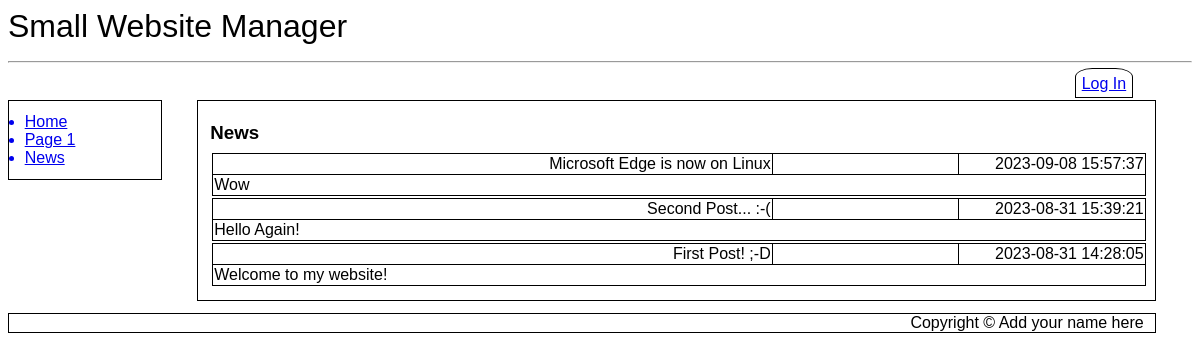
Page /news.php on the committed database.
### tables this page shows
CREATE TABLE `SubMenus` (
  `MenuID` int(11) NOT NULL,
  `LinkID` int(11) NOT NULL,
  `Page_ID` int(11) NOT NULL DEFAULT 0,
  `Menu_Entry` varchar(20) NOT NULL,
  `Title` varchar(500) NOT NULL,
  `Active` tinyint(1) NOT NULL DEFAULT 1
);

CREATE TABLE `SubMenus_Modules` (
  `SubMenu_Order` int(11) NOT NULL,
  `Module_ID` int(11) NOT NULL
);

CREATE TABLE `SubMenusData` (
  `Type` varchar(500) NOT NULL,
  `Default Menu Title` varchar(20) NOT NULL,
  `LinkData` text NOT NULL,
  `GetData` tinyint(1) NOT NULL,
  `Module_ID` int(11) NOT NULL
);

CREATE TABLE `News` (
  `ID` int(11) NOT NULL,
  `Heading` varchar(1000) NOT NULL,
  `Body` text NOT NULL,
  `Author` int(11) NOT NULL,
  `DateTime` datetime NOT NULL,
  `Last_Edited` datetime NOT NULL DEFAULT current_timestamp()
);

### news.php (the view, shortened to what this page needs)
<?php
include ("db_connect.inc");
include ("header.inc");
include ("navbar.inc");
?>
<article id='main'>
<h3>News</h3>
<?php
$query = "SELECT News.Heading,Users.User_Name,News.DateTime,News.Body FROM News LEFT JOIN Users ON News.Author=Users.ID ORDER BY News.DateTime DESC LIMIT 0,10";
$result = mysqli_query($cxn,$query) or die ("Couldn't execute query.");
while($row = mysqli_fetch_assoc($result))
{
	echo "<table class='news'>\r\n";
	echo "<tr><th class='heading'>{$row['Heading']}</th><th class='username'>{$row['User_Name']}</th><th class='datetime'>{$row['DateTime']}</th></tr>\r\n";
	echo "<tr>";
	echo	"<td colspan='3'>{$row['Body']}";
	echo	"</td>";
	echo	"</tr>\r\n";
	echo  "</table>\r\n";
}
?>
</article>
<?php
include ("footer.inc");
?>

### navbar.inc (shortened to what this page needs)
<nav id="vnav1">
<?php
$query = "SELECT Menu_Entry, Title FROM SubMenus WHERE MenuID='1' AND Active=1 ORDER BY LinkID ASC LIMIT 10";
$result = mysqli_query($cxn,$query) or die ("Couldn't execute query.");
while($row = mysqli_fetch_assoc($result))
{
	$menuEntry = $row['Menu_Entry'];
	$pageTitle = $row['Title'];
	$pageTitle = preg_replace('/ /', '_', $pageTitle);
	echo "<a href='$pageTitle'>$menuEntry</a>\r\n";
}
$query2 = "SELECT `Default Menu Title`, `LinkData`, `Module_ID` FROM SubMenus_Modules INNER JOIN SubMenusData USING (Module_ID)";
$result2 = mysqli_query($cxn, $query2) or die ("Couldn't execute query.");
while($row2 = mysqli_fetch_assoc($result2))
{
	$menuEntry2 = $row2['Default Menu Title'];
	$pageTitle2 = $row2['LinkData'];
	$pageTitle2 = preg_replace('/ /', '_', $pageTitle2);
	echo "<a href='$pageTitle2'>$menuEntry2</a>\r\n";
}
?>
</nav>

### desktop.css (style rules this page uses)
* { font-family: Arial, sans-serif; box-sizing: border-box; }
h1, h2, h3 { padding: 0%; margin-top: 1%; margin-bottom: 1%; }
article#main { margin-left:16%; width: 81%; float:none; border: 1px solid black; padding: 1%; }
nav#vnav1 { width:13%; float:left; border: 1px solid black; padding: 1%; clear: both; margin-top: 0%; }
nav#vnav1 a { display: list-item; list-style-type: disc; margin-left: 3%; }
table.news { border: 1px solid black; width: 100%; margin: 2px; margin-bottom: 5px; padding: 10px; border-collapse: collapse; text-align: left; border: 1px solid black; margin: 2px; }
th { border: 1px solid black; font-weight: normal; text-align: right; }
th.heading { width: 60%; }
th.username { width: 20%; }
th.datetime { width: 20%; }

### rows in the picture
submenus: Menu_Entry "Home"
submenus: Menu_Entry "Page 1"
submenus_modules: submenusdata.Default Menu Title "News"
news: Heading "Microsoft Edge is now on Linux", DateTime "2023-09-08 15:57:37", Body "Wow"
news: Heading "Second Post... :-(", DateTime "2023-08-31 15:39:21", Body "Hello Again!"
news: Heading "First Post! ;-D", DateTime "2023-08-31 14:28:05", Body "Welcome to my website!"

### other values in the picture
$websiteName "Small Website Manager"
